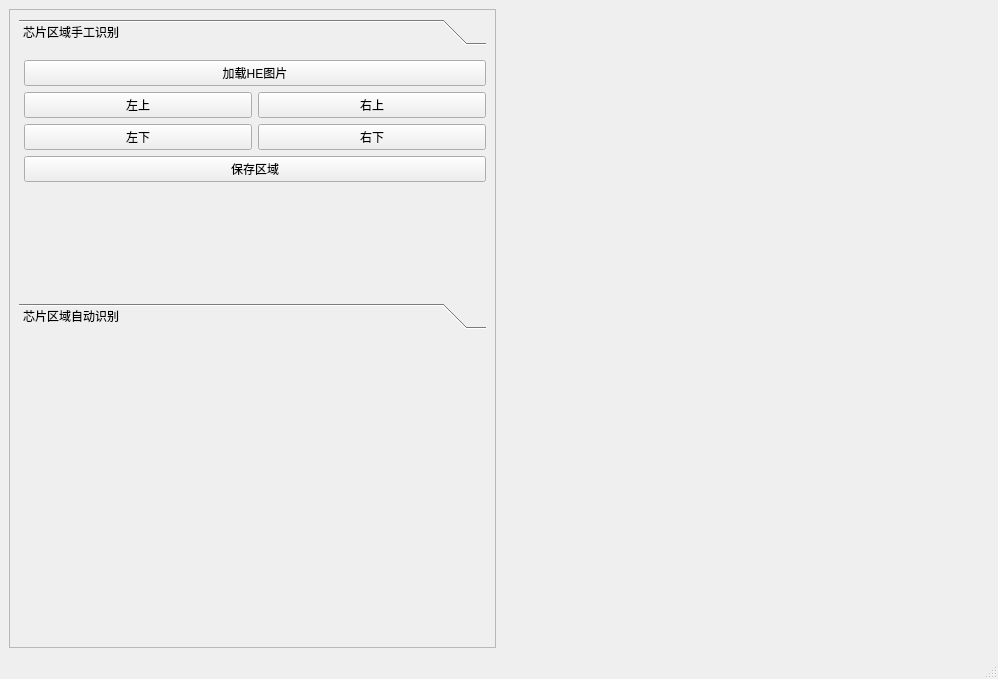
<?xml version="1.0" encoding="UTF-8"?>
<ui version="4.0">
 <class>MainWindow</class>
 <widget class="QMainWindow" name="MainWindow">
  <property name="geometry">
   <rect>
    <x>0</x>
    <y>0</y>
    <width>998</width>
    <height>679</height>
   </rect>
  </property>
  <property name="windowTitle">
   <string>MainWindow</string>
  </property>
  <widget class="QWidget" name="centralwidget">
   <layout class="QGridLayout" name="gridLayout_main">
    <item row="0" column="0">
     <widget class="QScrollArea" name="left_scrollArea">
      <property name="widgetResizable">
       <bool>true</bool>
      </property>
      <widget class="QWidget" name="scrollAreaWidgetContents">
       <property name="geometry">
        <rect>
         <x>0</x>
         <y>0</y>
         <width>485</width>
         <height>614</height>
        </rect>
       </property>
       <layout class="QGridLayout" name="gridLayout_3">
        <item row="2" column="0">
         <spacer name="verticalSpacer_5">
          <property name="orientation">
           <enum>Qt::Vertical</enum>
          </property>
          <property name="sizeHint" stdset="0">
           <size>
            <width>20</width>
            <height>40</height>
           </size>
          </property>
         </spacer>
        </item>
        <item row="1" column="0">
         <widget class="QToolBox" name="toolBox">
          <property name="enabled">
           <bool>true</bool>
          </property>
          <property name="currentIndex">
           <number>0</number>
          </property>
          <property name="tabSpacing">
           <number>6</number>
          </property>
          <widget class="QWidget" name="page_file">
           <property name="geometry">
            <rect>
             <x>0</x>
             <y>0</y>
             <width>467</width>
             <height>281</height>
            </rect>
           </property>
           <attribute name="label">
            <string>芯片区域手工识别</string>
           </attribute>
           <layout class="QVBoxLayout" name="verticalLayout_7">
            <property name="leftMargin">
             <number>5</number>
            </property>
            <property name="topMargin">
             <number>0</number>
            </property>
            <property name="rightMargin">
             <number>0</number>
            </property>
            <property name="bottomMargin">
             <number>0</number>
            </property>
            <item>
             <widget class="QWidget" name="widget_2" native="true">
              <layout class="QGridLayout" name="gridLayout_5">
               <property name="leftMargin">
                <number>0</number>
               </property>
               <property name="rightMargin">
                <number>0</number>
               </property>
               <item row="1" column="0">
                <widget class="QPushButton" name="load_he_pic">
                 <property name="text">
                  <string>加载HE图片</string>
                 </property>
                </widget>
               </item>
               <item row="2" column="0">
                <layout class="QGridLayout" name="gridLayout_4">
                 <item row="2" column="1">
                  <widget class="QPushButton" name="bnt_right_bottom">
                   <property name="text">
                    <string>右下</string>
                   </property>
                  </widget>
                 </item>
                 <item row="2" column="0">
                  <widget class="QPushButton" name="bnt_left_bottom">
                   <property name="text">
                    <string>左下</string>
                   </property>
                  </widget>
                 </item>
                 <item row="1" column="1">
                  <widget class="QPushButton" name="bnt_right_top">
                   <property name="text">
                    <string>右上</string>
                   </property>
                  </widget>
                 </item>
                 <item row="1" column="0">
                  <widget class="QPushButton" name="bnt_left_top">
                   <property name="text">
                    <string>左上</string>
                   </property>
                  </widget>
                 </item>
                </layout>
               </item>
               <item row="3" column="0">
                <widget class="QPushButton" name="save_chip_rect">
                 <property name="text">
                  <string>保存区域</string>
                 </property>
                </widget>
               </item>
              </layout>
             </widget>
            </item>
            <item>
             <spacer name="verticalSpacer_7">
              <property name="orientation">
               <enum>Qt::Vertical</enum>
              </property>
              <property name="sizeHint" stdset="0">
               <size>
                <width>20</width>
                <height>40</height>
               </size>
              </property>
             </spacer>
            </item>
           </layout>
          </widget>
          <widget class="QWidget" name="page_chip_region">
           <property name="geometry">
            <rect>
             <x>0</x>
             <y>0</y>
             <width>467</width>
             <height>243</height>
            </rect>
           </property>
           <attribute name="label">
            <string>芯片区域自动识别</string>
           </attribute>
           <layout class="QVBoxLayout" name="verticalLayout_4">
            <property name="leftMargin">
             <number>5</number>
            </property>
            <property name="topMargin">
             <number>0</number>
            </property>
            <property name="rightMargin">
             <number>0</number>
            </property>
            <property name="bottomMargin">
             <number>0</number>
            </property>
            <item>
             <widget class="QPushButton" name="auto_reg_chip_region">
              <property name="enabled">
               <bool>false</bool>
              </property>
              <property name="text">
               <string>自动识别启动</string>
              </property>
             </widget>
            </item>
            <item>
             <spacer name="verticalSpacer_3">
              <property name="orientation">
               <enum>Qt::Vertical</enum>
              </property>
              <property name="sizeHint" stdset="0">
               <size>
                <width>20</width>
                <height>40</height>
               </size>
              </property>
             </spacer>
            </item>
           </layout>
          </widget>
         </widget>
        </item>
       </layout>
      </widget>
     </widget>
    </item>
    <item row="0" column="1">
     <widget class="QWidget" name="widget_right" native="true">
      <layout class="QGridLayout" name="gridLayout_9">
       <item row="1" column="1">
        <spacer name="horizontalSpacer">
         <property name="orientation">
          <enum>Qt::Horizontal</enum>
         </property>
         <property name="sizeHint" stdset="0">
          <size>
           <width>40</width>
           <height>20</height>
          </size>
         </property>
        </spacer>
       </item>
      </layout>
     </widget>
    </item>
   </layout>
  </widget>
  <widget class="QMenuBar" name="menubar">
   <property name="geometry">
    <rect>
     <x>0</x>
     <y>0</y>
     <width>998</width>
     <height>23</height>
    </rect>
   </property>
  </widget>
  <widget class="QStatusBar" name="statusbar"/>
  <action name="actionxxxx">
   <property name="text">
    <string>xxxx</string>
   </property>
  </action>
 </widget>
 <resources/>
 <connections>
  <connection>
   <sender>auto_reg_chip_region</sender>
   <signal>clicked()</signal>
   <receiver>MainWindow</receiver>
   <slot>auto_reg_chip_region_cao()</slot>
   <hints>
    <hint type="sourcelabel">
     <x>189</x>
     <y>116</y>
    </hint>
    <hint type="destinationlabel">
     <x>332</x>
     <y>91</y>
    </hint>
   </hints>
  </connection>
  <connection>
   <sender>bnt_left_top</sender>
   <signal>clicked()</signal>
   <receiver>MainWindow</receiver>
   <slot>collect_point_left_top_cao()</slot>
   <hints>
    <hint type="sourcelabel">
     <x>132</x>
     <y>202</y>
    </hint>
    <hint type="destinationlabel">
     <x>332</x>
     <y>201</y>
    </hint>
   </hints>
  </connection>
  <connection>
   <sender>bnt_left_bottom</sender>
   <signal>clicked()</signal>
   <receiver>MainWindow</receiver>
   <slot>collect_point_left_bottom_cao()</slot>
   <hints>
    <hint type="sourcelabel">
     <x>120</x>
     <y>231</y>
    </hint>
    <hint type="destinationlabel">
     <x>334</x>
     <y>288</y>
    </hint>
   </hints>
  </connection>
  <connection>
   <sender>load_he_pic</sender>
   <signal>clicked()</signal>
   <receiver>MainWindow</receiver>
   <slot>open_he_img_cao()</slot>
   <hints>
    <hint type="sourcelabel">
     <x>131</x>
     <y>172</y>
    </hint>
    <hint type="destinationlabel">
     <x>334</x>
     <y>170</y>
    </hint>
   </hints>
  </connection>
  <connection>
   <sender>bnt_right_bottom</sender>
   <signal>clicked()</signal>
   <receiver>MainWindow</receiver>
   <slot>collect_point_right_bottom_cao()</slot>
   <hints>
    <hint type="sourcelabel">
     <x>283</x>
     <y>231</y>
    </hint>
    <hint type="destinationlabel">
     <x>335</x>
     <y>322</y>
    </hint>
   </hints>
  </connection>
  <connection>
   <sender>bnt_right_top</sender>
   <signal>clicked()</signal>
   <receiver>MainWindow</receiver>
   <slot>collect_point_right_top_cao()</slot>
   <hints>
    <hint type="sourcelabel">
     <x>283</x>
     <y>202</y>
    </hint>
    <hint type="destinationlabel">
     <x>335</x>
     <y>246</y>
    </hint>
   </hints>
  </connection>
  <connection>
   <sender>save_chip_rect</sender>
   <signal>clicked()</signal>
   <receiver>MainWindow</receiver>
   <slot>save_chip_region_rect_cao()</slot>
   <hints>
    <hint type="sourcelabel">
     <x>131</x>
     <y>261</y>
    </hint>
    <hint type="destinationlabel">
     <x>332</x>
     <y>369</y>
    </hint>
   </hints>
  </connection>
 </connections>
 <slots>
  <slot>auto_reg_chip_region_cao()</slot>
  <slot>open_he_img_cao()</slot>
  <slot>collect_point_left_top_cao()</slot>
  <slot>collect_point_right_top_cao()</slot>
  <slot>collect_point_right_bottom_cao()</slot>
  <slot>collect_point_left_bottom_cao()</slot>
  <slot>save_chip_region_rect_cao()</slot>
 </slots>
</ui>
